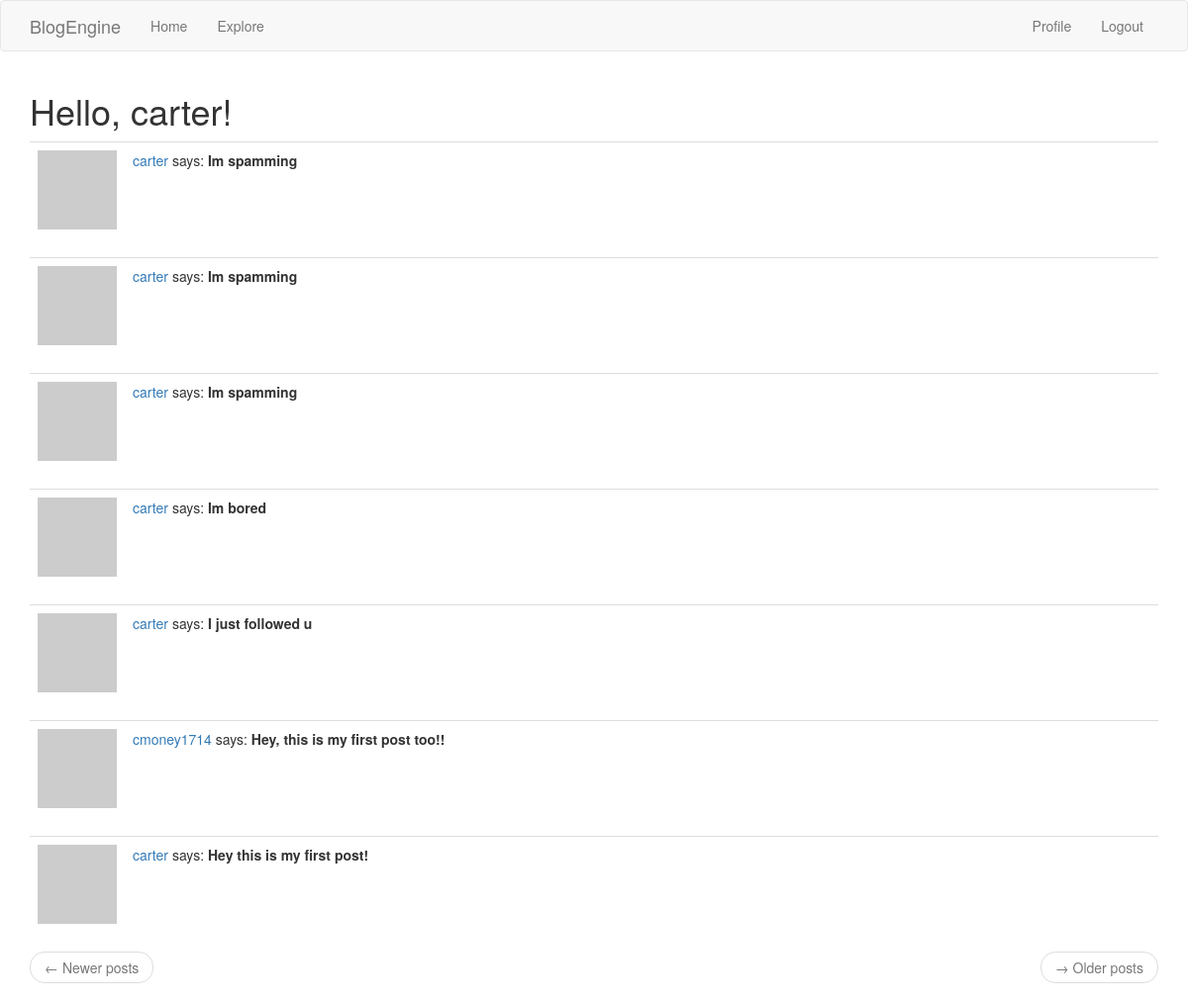
The page /explore (signed in) on the database as committed earlier.
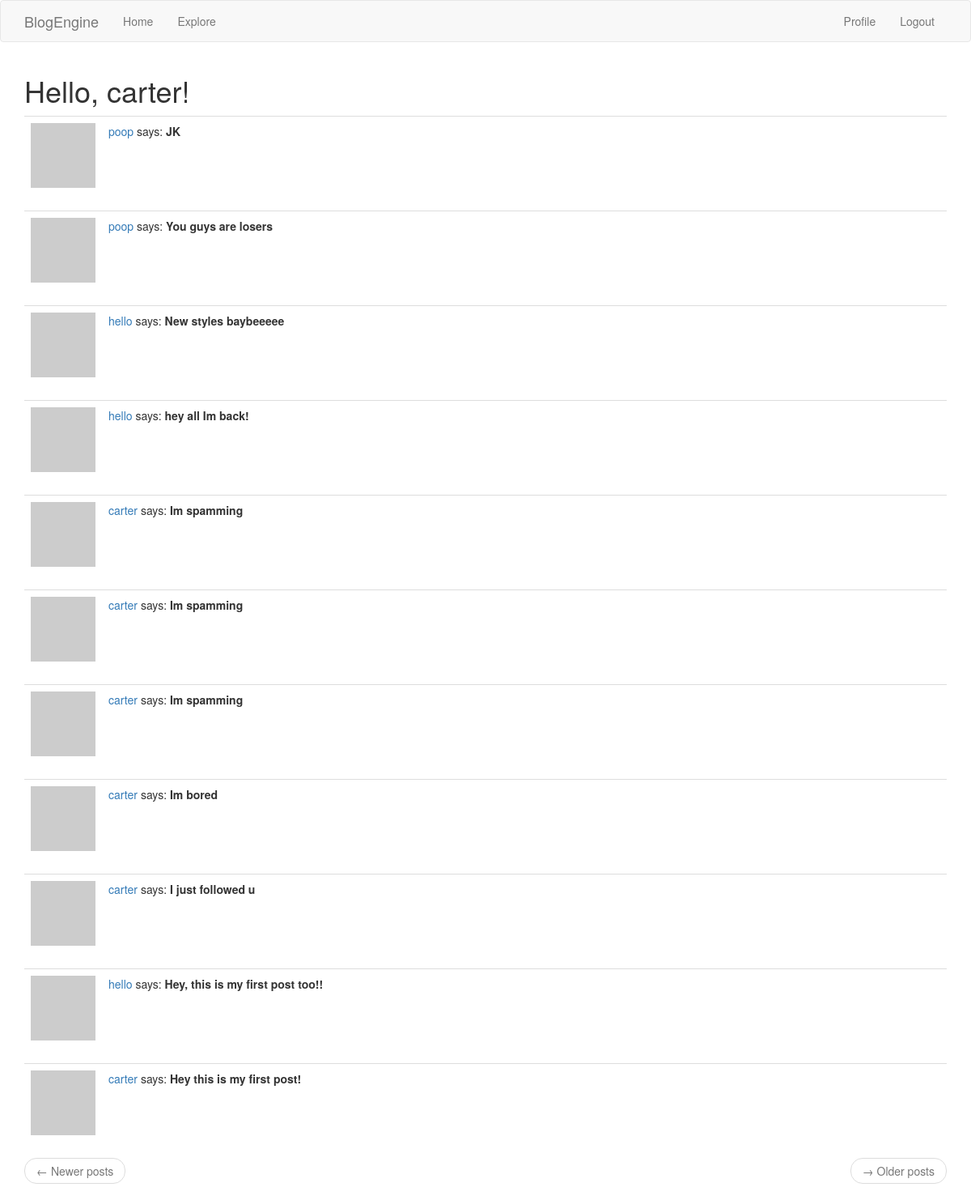
The same page on the database as committed later.
### app/models.py (models this page shows, shortened)
class Post(db.Model):
    id = db.Column(db.Integer, primary_key=True)
    body = db.Column(db.String(140))
    timestamp = db.Column(db.DateTime, index=True, default=datetime.utcnow)
    user_id = db.Column(db.Integer, db.ForeignKey('user.id'))

class User(UserMixin, db.Model):
    id = db.Column(db.Integer, primary_key=True)
    username = db.Column(db.String(64), index=True, unique=True)
    email = db.Column(db.String(120), index=True, unique=True)
    password_hash = db.Column(db.String(128))
    posts = db.relationship('Post', backref='author', lazy='dynamic')
    about_me = db.Column(db.String(140))
    last_seen = db.Column(db.DateTime, index=True, default=datetime.utcnow)
    followed = db.relationship(
        'User', secondary=followers,
        primaryjoin=(followers.c.follower_id == id),
        secondaryjoin=(followers.c.followed_id == id),
        backref=db.backref('followers', lazy='dynamic'), lazy='dynamic'
    )
    def avatar(self, size):
        digest = md5(self.email.lower().encode('utf-8')).hexdigest()
        return 'https://www.gravatar.com/avatar/{}?d=identicon&s={}'.format(digest, size)

### app/routes.py (the view)
@app.route('/explore')
@login_required
def explore():
    page = request.args.get('page', 1, type=int)
    posts = Post.query.order_by(Post.timestamp.desc()).paginate(page, app.config['POSTS_PER_PAGE'], False)
    next_url = url_for('explore', page=posts.next_num) if posts.has_next else None
    prev_url = url_for('explore', page=posts.prev_num) if posts.has_prev else None
    return render_template('index.html', title='Explore', posts=posts.items, next_url=next_url, prev_url=prev_url)

### app/models.py (called while the page is built)
@login.user_loader
def load_user(id):
    return User.query.get(int(id))

### app/routes.py (called while the page is built)
@app.before_request
def before_request():
    if current_user.is_authenticated:
        current_user.last_seen = datetime.utcnow()
        db.session.commit()

### app/templates/index.html (shortened to what this page needs)
{% extends "base.html" %}
{% import 'bootstrap/wtf.html' as wtf %}
{% block app_content %}
    <h1>Hello, {{current_user.username}}!</h1>
    <div class="row">
        <div class="col-md-4">
        </div>
    </div>
    {% for post in posts %}
        {% include '_post.html' %}
    {% endfor %}
    <nav aria-label="pagination">
        <ul class="pager">
            <li class="previous{% if not prev_url %} disabled {% endif %}">
                <a href="{{ prev_url or '#' }}">
                    <span aria-hidden="true">&larr;</span> Newer posts
                </a>
            </li>
            <li class="next{% if not next_url %} disabled {% endif %}">
                <a href="{{ next_url or '#' }}">
                    <span aria-hidden="true">&rarr;</span> Older posts
                </a>
            </li>
        </ul>
    </nav>
{% endblock %}

### app/templates/_post.html (shortened to what this page needs)
<table class="table table-hover">
    <tr>
        <td width="70px">
            <img src="{{ post.author.avatar(70) }}">
        </td>
        <td>
            <a href="{{ url_for('user', username=post.author.username) }}">
                {{ post.author.username }}
            </a>
            says:
            <b>
                {{ post.body }}
            </b>
        </td>
    </tr>
</table>

Rows that differ between the two databases and show on the page:
added Post: author.username "poop", body "JK"
added Post: author.username "poop", body "You guys are losers"
added Post: author.username "hello", body "New styles baybeeeee"
added Post: author.username "hello", body "hey all Im back!"
changed through a linked row, Post "Hey, this is my first post too!!": author.username "cmoney1714" → "hello"
